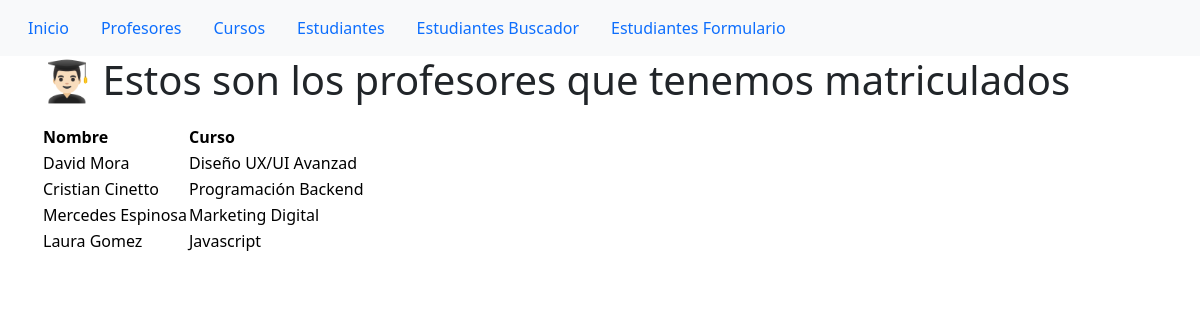
The page /App/profesores/ on the database its author committed.
### App/models.py (models this page shows)
class Profesores(models.Model):
    nombre = models.CharField(max_length=10)
    apellido = models.CharField(max_length=20)
    curso = models.CharField(max_length=20)

### App/views.py (the view)
# urls.py: path('profesores/', views.profesores, name="profesores"),
def profesores(request):
    profesorLista = Profesores.objects.all()
    return render(request, 'profesores.html', {"profesores":profesorLista})

### App/templates/profesores.html
{% extends "parent.html" %} {% load static %} {% block contenidoQueCambia %}
<div class="container">
  <div class="row">
    <div class="col-lg-12">
      <h1>👨🏻‍🎓 Estos son los profesores que tenemos matriculados</h1>
      <table class="table-warning">
        <thead>
          <tr>
            <th scope="col">Nombre</th>
            <th scope="col">Curso</th>
          </tr>
        </thead>
        <tbody>
          {% for profesor in profesores %}
          <tr>
            <td>{{profesor.nombre}} {{profesor.apellido}}</td>
            <td>{{profesor.curso}}</td>
          </tr>
          {% endfor %}
        </tbody>
      </table>
    </div>
  </div>
</div>
{% endblock %}

### App/static/css/styles.css (style rules this page uses)
h1 { margin-bottom: 20px; }

### rows shown on the page
Profesores: nombre "David", apellido "Mora", curso "Diseño UX/UI Avanzad"
Profesores: nombre "Cristian", apellido "Cinetto", curso "Programación Backend"
Profesores: nombre "Mercedes", apellido "Espinosa", curso "Marketing Digital"
Profesores: nombre "Laura", apellido "Gomez", curso "Javascript"
